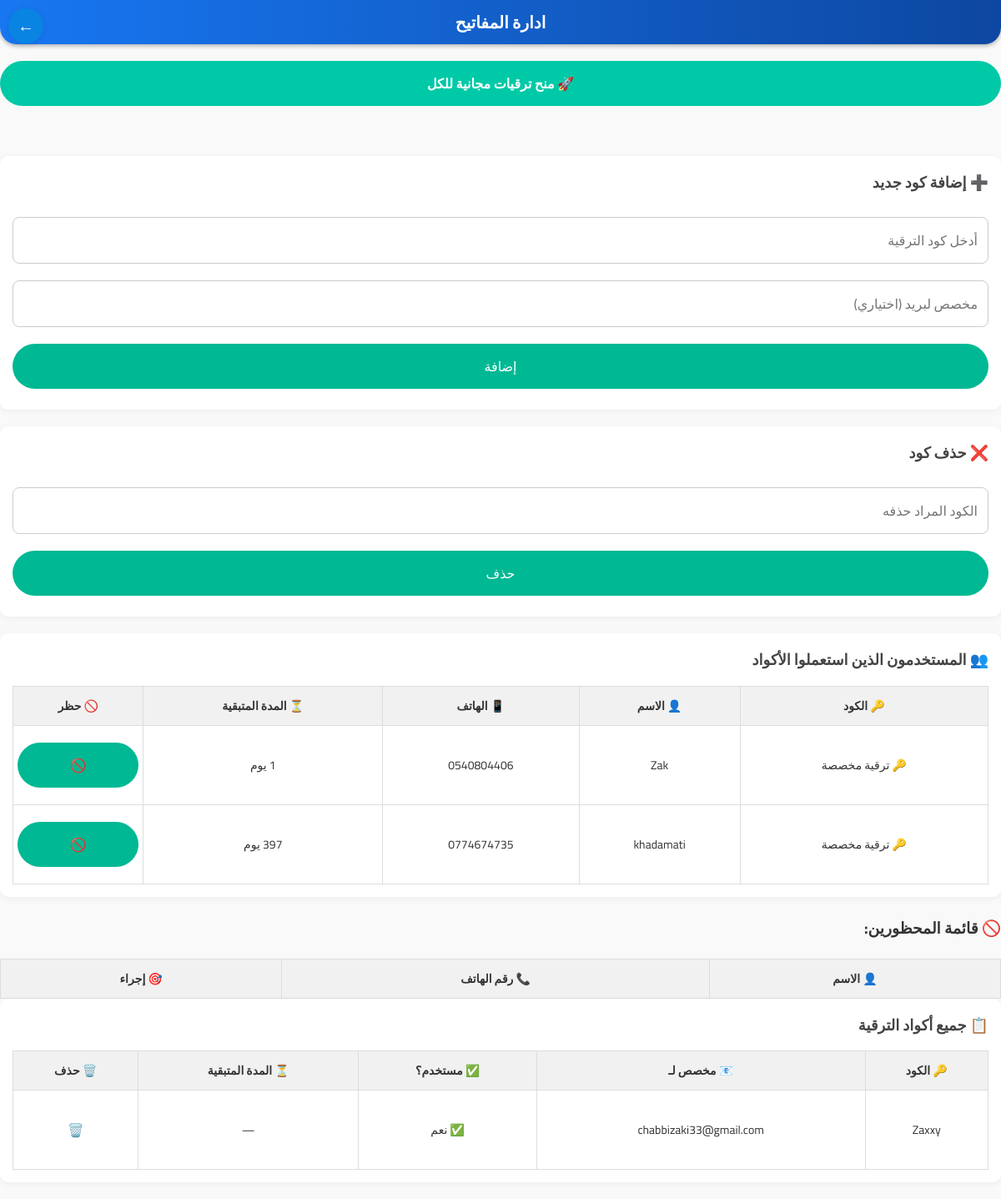
Screenshot of /admin/codes (signed in) with the database file from the repository.
### tables this page shows
CREATE TABLE users (
    id INTEGER PRIMARY KEY AUTOINCREMENT,
    name TEXT NOT NULL,
    phone TEXT UNIQUE NOT NULL,
    email TEXT UNIQUE NOT NULL,
    password TEXT NOT NULL,
    wilaya TEXT NOT NULL,
    baladiya TEXT,
    service_type TEXT NOT NULL,
    description TEXT,
    image_path TEXT,
    is_available INTEGER DEFAULT 0 CHECK(is_available IN (0, 1)),
    date_registered DATETIME DEFAULT CURRENT_TIMESTAMP,
    verification_token TEXT,
    reset_token TEXT,
    is_verified INTEGER DEFAULT 0 CHECK(is_verified IN (0, 1)),

    -- ✅ الجنس
    gender TEXT DEFAULT 'غير محدد' CHECK(gender IN ('ذكر', 'أنثى', 'غير محدد')),

    -- ✅ عرض رقم الهاتف
    show_phone INTEGER DEFAULT 1 CHECK(show_phone IN (0, 1)),

    -- خصائص الترقية
    is_upgraded INTEGER DEFAULT 0 CHECK(is_upgraded IN (0, 1)),
    upgrade_date DATETIME,
    upgrade_duration_days INTEGER DEFAULT 0,
    upgrade_code TEXT,
    is_banned INTEGER DEFAULT 0 CHECK(is_banned IN (0, 1)),

    -- صلاحية الوصول
    role TEXT DEFAULT 'user' CHECK(role IN ('admin', 'editor', 'user')),

    -- مفتاح تسجيل الدخول الخاص بالأدمن
    admin_login_key TEXT
, is_superadmin INTEGER DEFAULT 0 CHECK(is_superadmin IN (0, 1)), payment_proof_path TEXT, payment_note TEXT);

CREATE TABLE upgrade_codes (
    id INTEGER PRIMARY KEY AUTOINCREMENT,
    code TEXT UNIQUE NOT NULL,
    used INTEGER DEFAULT 0 CHECK(used IN (0, 1)),
    assigned_to TEXT,  -- email أو phone
    date_generated DATETIME DEFAULT CURRENT_TIMESTAMP,
    date_used DATETIME
);

### app.py (the view)
@app.route('/admin/codes')
def admin_codes():
    role = session.get('role')
    if role != 'admin':
        flash("🚫 فقط المشرف (admin) يمكنه تنفيذ هذا الإجراء", "danger")
        return redirect(url_for('home'))
    all_codes = get_all_upgrade_codes()
    upgraded_users = get_upgraded_users()
    conn = sqlite3.connect('database/db.sqlite')
    cursor = conn.cursor()
    cursor.execute("SELECT email, name, phone FROM users WHERE is_banned = 1")
    banned_users = cursor.fetchall()
    conn.close()
    return render_template(
        'admin_codes.html',
        all_codes=all_codes,
        upgraded_users=upgraded_users,
        banned_users=banned_users  # ✅ تمرير المتغير
    )

### upgrade.py (called while the page is built)
def get_upgraded_users():
    conn = sqlite3.connect(DB_PATH)
    cursor = conn.cursor()
    cursor.execute('''
        SELECT name, email, phone, upgrade_code, upgrade_date, upgrade_duration_days
        FROM users
        WHERE is_upgraded = 1 AND upgrade_code IS NOT NULL
    ''')
    users = []
    for name, email, phone, code, upgrade_date_str, duration in cursor.fetchall():
        if upgrade_date_str and duration:
            try:
                upgrade_dt = datetime.strptime(upgrade_date_str, "%Y-%m-%d %H:%M:%S.%f")
            except ValueError:
                upgrade_dt = datetime.strptime(upgrade_date_str, "%Y-%m-%d %H:%M:%S")
            remaining_days = (upgrade_dt + timedelta(days=duration) - datetime.utcnow()).days
        else:
            remaining_days = None
        users.append((name, email, phone, code, remaining_days))
    conn.close()
    return users

### templates/admin_codes.html (shortened to what this page needs)
<!DOCTYPE html>
<html lang="ar" dir="rtl">
<head>
</head>
<body>
  <div class ="header">ادارة
  المفاتيح</div>
<a href="{{ url_for('home') }}" class="fixed-back" title="الرئيسية">←</a>
<a href="{{ url_for('grant_upgrade_custom') }}" class="grant-upgrade-link">
  🚀  منح ترقيات مجانية للكل
</a>
<div class="section">
  <h2>➕ إضافة كود جديد</h2>
  <form method="POST" action="{{ url_for('add_code') }}">
    <input type="text" name="code" placeholder="أدخل كود الترقية" required>
    <input type="email" name="assigned_to" placeholder="مخصص لبريد (اختياري)">
    <button type="submit">إضافة</button>
  </form>
</div>
<div class="section">
  <h2>❌ حذف كود</h2>
  <form method="POST" action="{{ url_for('delete_code') }}">
    <input type="text" name="code" placeholder="الكود المراد حذفه" required>
    <button type="submit">حذف</button>
  </form>
</div>
<div class="section">
  <h2>👥 المستخدمون الذين استعملوا الأكواد</h2>
  <div class="table-container">
    <table>
      <thead>
        <tr>
          <th>🔑 الكود</th>
          <th>👤 الاسم</th>
          <th>📱 الهاتف</th>
          <th>⏳ المدة المتبقية</th>
          <th>🚫 حظر</th>
        </tr>
      </thead>
      <tbody>
        {% for user in upgraded_users %}
          <tr>
            <td>{{ user[3] or "—" }}</td>
            <td>{{ user[0] or "—" }}</td>
            <td>{{ user[2] or "—" }}</td>
            <td>
              {% if user[4] is none %}
                —
              {% elif user[4] < 0 %}
                ⛔ منتهية
              {% else %}
                {{ user[4] }} يوم
              {% endif %}
            </td>
            <td>
              <form method="POST" action="{{ url_for('ban_user') }}">
                <button type="submit">🚫</button>
              </form>
            </td>
          </tr>
        {% endfor %}
      </tbody>
    </table>
  </div>
</div>
  <h3 class="mt-4 mb-3 text-danger">🚫 قائمة المحظورين:</h3>
  <div class="table-responsive" style="max-height: 65vh; overflow-y: auto;">
    <table class="table table-striped table-bordered table-hover text-center align-middle">
      <thead class="table-dark sticky-top">
        <tr>
          <th>👤 الاسم</th>
          <th>📞 رقم الهاتف</th>
          <th>🎯 إجراء</th>
        </tr>
      </thead>
    </table>
  </div>
<div class="section">
  <h2>📋 جميع أكواد الترقية</h2>
  <div class="table-container">
    <table>
      <thead>
        <tr>
          <th>🔑 الكود</th>
          <th>📧 مخصص لـ</th>
          <th>✅ مستخدم؟</th>
          <th>⏳ المدة المتبقية</th>
          <th>🗑️ حذف</th>
        </tr>
      </thead>
      <tbody>
        {% for code in all_codes %}
          <tr>
            <td>{{ code[0] }}</td>
            <td>{{ code[1] or "—" }}</td>
            <td>{{ "✅ نعم" if code[2] else "❌ لا" }}</td>
            <td>
              {% if code[3] is none %}
                —
              {% elif code[3] < 0 %}
                ⛔ منتهية
              {% else %}
                {{ code[3] }} يوم
              {% endif %}
            </td>
            <td>
              <form method="POST" action="{{ url_for('delete_code') }}" onsubmit="return confirm('هل أنت متأكد من حذف هذا الكود؟');">
                <button type="submit" style="background-color: transparent; border: none; cursor: pointer;">🗑️</button>
              </form>
            </td>
          </tr>
        {% endfor %}
      </tbody>
    </table>
  </div>
</div>
</body>
</html>

### templates/admin_codes.html (style rules this page uses)
body { font-family: 'Cairo', sans-serif; background-color: #f9f9f9; margin: 0; direction: rtl; color: #333; }
.grant-upgrade-link { display: inline-block; background-color: #00b894; color: white; padding: 12px 20px; border-radius: 10px; text-decoration: none; font-size: 16px; font-weight: bold; transition: 0.3s; text-align: center; }
.grant-upgrade-link { display: inline-block; padding: 12px 24px; background-color: #00C9A7; color: white; text-align: center; text-decoration: none; font-weight: bold; border-radius: 30px; transition: background-color 0.3s ease, transform 0.2s ease; margin: 20px auto; display: block; }
.fixed-back { position: fixed; top: 10px; left: 10px; z-index: 1000; background-color: #0984e3; color: white; width: 42px; height: 42px; border-radius: 50%; text-align: center; line-height: 42px; font-size: 20px; text-decoration: none; box-shadow: 0 2px 8px rgba(0, 0, 0, 0.1); }
.section { background-color: #fff; padding: 15px; margin-bottom: 20px; border-radius: 10px; box-shadow: 0 2px 8px rgba(0,0,0,0.05); }
h2 { margin-top: 0; font-size: 18px; color: #444; }
input[type="text"], input[type="email"], button { padding: 12px; margin: 10px 0; border-radius: 8px; border: 1px solid #ccc; font-size: 16px; width: 100%; box-sizing: border-box; font-family: 'Cairo', sans-serif; }
button { background-color: #00b894; color: white; border: none; cursor: pointer; transition: 0.2s; font-family: 'Cairo', sans-serif; border-radius:30px; }
.table-container { overflow-x: auto; margin-top: 10px; }
table { min-width: 600px; width: 100%; border-collapse: collapse; font-size: 14px; }
th, td { text-align: center; padding: 10px 5px; border: 1px solid #ddd; }
.header { background: linear-gradient(to right, #1877f2, #0d47a1); color: white; padding: 8px 20px; text-align: center; font-size: 20px; font-weight: bold; box-shadow: 0 2px 5px rgba(0,0,0,0.3); border-bottom-left-radius: 20px; border-bottom-right-radius: 20px; }
th { background-color: #f1f1f1; }
td form { margin: 0; }

### rows the page displays
users: upgrade_code "🔑 ترقية مخصصة", name "Zak", phone "0540804406", user "1"
users: upgrade_code "🔑 ترقية مخصصة", name "khadamati", phone "0774674735", user "397"
upgrade_codes: code "Zaxxy", assigned_to "chabbizaki33@gmail.com", used "✅ نعم"
